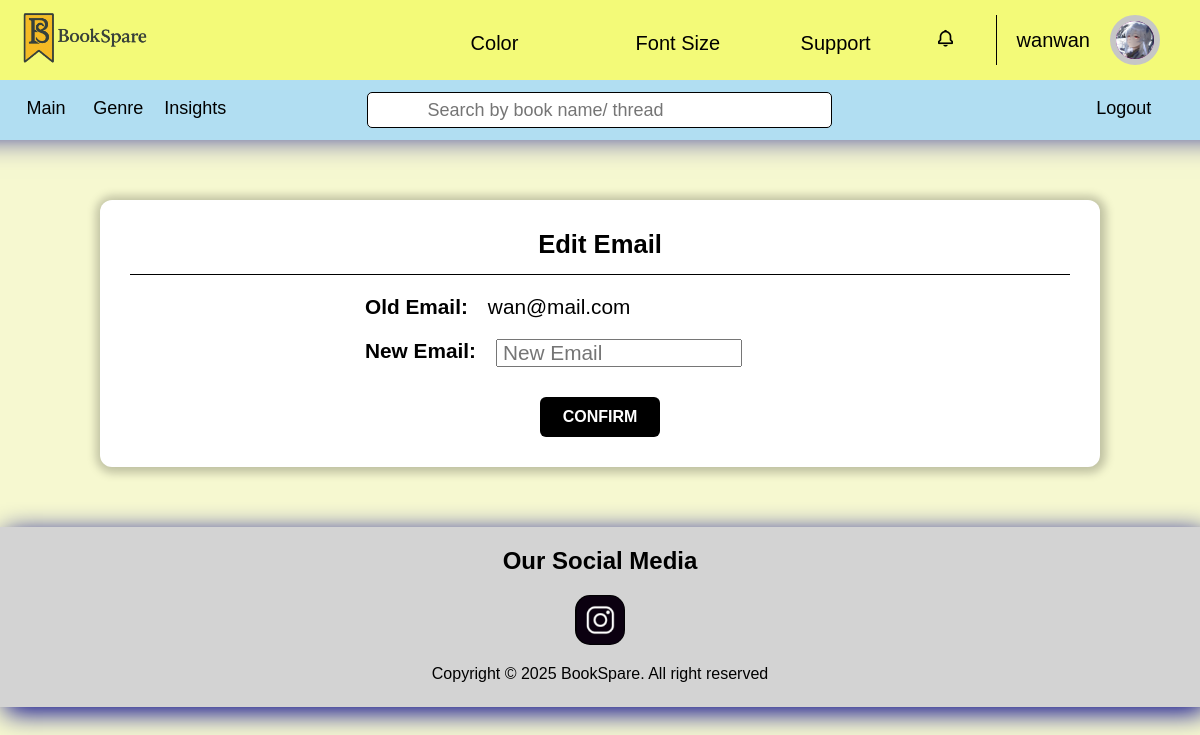
Page /profileEdit/editEmail.php (signed in) on the committed database.
### tables this page shows
CREATE TABLE `reader_user` (
  `readerID` int(11) NOT NULL,
  `username` varchar(30) NOT NULL,
  `email` varchar(70) NOT NULL,
  `phone` varchar(15) NOT NULL,
  `country` varchar(75) NOT NULL,
  `dateOfBirth` date NOT NULL,
  `password` varchar(255) DEFAULT NULL,
  `avatar` varchar(255) DEFAULT NULL
);

### profileEdit/editEmail.php (the view, shortened to what this page needs)
<?php
require("../database/database.php");
$username = $_SESSION['username'];
$email = $_SESSION['email'];
$contact = $_SESSION['contact'];
$sql = "SELECT * FROM Reader_User WHERE username = '$username'
OR email = '$email' OR phone = '$contact'";
$runSQL = $conn->query($sql);
$user = $runSQL->fetch_assoc();
$showPHPHandle = ($_SERVER['REQUEST_METHOD'] === "POST");
?>
<!DOCTYPE html>
<html lang="en" data-themeColor="defaultColor" data-fontSize="defaultFontSize">
<head>
</head>
<body>
    <?php include("header.php"); ?>
    <main style="<?php echo $showPHPHandle ? 'display: none;' : 'display: block;'; ?>">
        <div class="edit-container">
            <div class="edit-header">
                <h2
                    style="text-align: center; font-size: 1.6em;">Edit Email
                </h2>
            </div>
            <form class="formEdit" action="<?php echo htmlspecialchars($_SERVER["PHP_SELF"]); ?>" method="post">
                <p>
                    Old Email: <label for="" style="font-weight: normal;"><?php echo $user['email']; ?></label>
                </p>
                <p>
                    New Email: <label for="" style="font-weight: normal;"><input type="text" placeholder="New Email" id="username" name="email" autofocus required></label>
                </p>
                <input type="submit" class="confirm-btn" value="CONFIRM" id="confirmBtn">
            </form>
        </div>
    </main>
</body>
</html>

### profileEdit/header.php (shortened to what this page needs)
<!DOCTYPE html>
<html lang="en" data-themeColor="defaultColor" data-fontSize="defaultFontSize">
<head>
</head>
<body>
    <header>
        <div id="firstHeader">
            <a href="../main.php" id="logo"><img src="../image/logoTitle.png" alt="logo" id="logoImage"></a>
            <nav>
                <div>
                    <span class="colorButton"><label for="color">Color<box-icon name='chevron-down'
                                class="downArrow"></box-icon></label></span>
                </div>
                <div>
                    <span class="fontSizeButton"><label for="fontSize">Font Size<box-icon name='chevron-down'
                                class="downArrow"></box-icon></label></span>
                </div>
                <div>
                    <span class="supportButton"><label for="support">Support<box-icon name='chevron-down'
                                class="downArrow"></box-icon></label></span>
                </div>
                <div>
                    <span class="notificationButton"><label for="notification"><i class='bx  bx-bell' ></i> </label></span>
                </div>
                <div>
                    <span class="profile">
                        <?php echo $user['username']; ?>
                        <a>
                        <?php
                            if ($user['avatar'] == null) {
                                echo $user['username'][0];
                            } else {
                                echo "<img src=../".$user['avatar']." alt='Profile Image'>";
                            }
                        ?>
                        </a>
                    </span>
                </div>
            </nav>
        </div>
        <div id="secondHeader">
            <nav>
                <a href="../main.php"><label for="">Main</label></a>
                <a href="../genre.php"><label for="">Genre</label></a>
                <a href="../barChart.php"><label for="">Insights</label></a>
            </nav>
            <form method="POST" action="../search.php" class="headerForm">
                <box-icon name='search-alt'></box-icon>
                <input type="text" placeholder="Search by book name/ thread" name="search">
            </form>
            <nav>
                <a href="../logout.php"><label for="main">Logout</label></a>
            </nav>
        </div>
    </header>
</body>
</html>

### style.css (style rules this page uses)
:root { --bodyBgColor: #f6f8d0; --firstHeaderBgColor: #f3fa78; --firstHeaderBoxShadow: 1px 1px 30px 53px darkblue; --secondHeaderBgColor: #b1def2; --footerBgColor: lightgray; --footerBoxShadow: 5px 5px 25px 0.5px darkblue; --footerColor: black; --headerAnchor: black; --headerSpan: black; --iconColor: black; --fontSize: 1em; --fontSizeTitle: 1.5em; --navLabelBorderSize: 165px; transition: 0.2s; }
html { font-size: 16px; }
* { box-sizing: border-box; margin: 0; padding: 0; font-size: var(--fontSize); user-select: none; font-family:'Gill Sans', 'Gill Sans MT', Calibri, 'Trebuchet MS', sans-serif }
body { background-color: var(--bodyBgColor); }
header { display: flex; flex-direction: column; user-select: none; top: 0; position: sticky; z-index: 999; }
box-icon { fill: var(--iconColor); }
header #firstHeader { display: flex; justify-content: space-between; padding: 0px 20px; font-size: 20px; background-color: var(--firstHeaderBgColor); box-shadow: var(--firstHeaderBoxShadow); height: 80px; align-items: center; }
header #firstHeader a { width: 130px; color: var(--headerAnchor); }
header #logoImage { width: 100%; }
header nav { width: 70%; margin: 18px 0 18px 10px; align-items: center; }
header #firstHeader nav { display: flex; justify-content: right; }
header #firstHeader nav span { display: inline-block; text-decoration: none; color: var(--headerSpan); padding: 0 20px; width: var(--navLabelBorderSize); }
header #firstHeader span label { cursor: pointer; transition: 0.3s; }
header #firstHeader span .downArrow { margin-left: 10px; width: 20%; }
header #firstHeader span.profile { display: flex; gap: 20px; align-items: center; border-left: 1px solid; cursor: pointer; width: auto; }
header #firstHeader span.profile a { display: inline-flex; height: 50px; width: 50px; border: 6px solid rgb(198, 198, 198); background-color: purple; border-radius: 50px; justify-content: center; align-items: center; color: white; cursor: pointer; }
header #firstHeader span.profile img { display: inline-block; height: 100%; width: 100%; border-radius: 50px; }
header #firstHeader nav span.notificationButton { display: flex; justify-content: center; align-items: center; width: 50px; padding: 0 50px 0 0; }
header #secondHeader { height: 60px; background-color: var(--secondHeaderBgColor); font-size: 18px; display: flex; }
header #secondHeader nav { text-align: left; width: 30%; padding: 0 0 0 10px; }
header #secondHeader nav:nth-child(3) { text-align: right; padding: 0 50px; }
header #secondHeader nav a { text-decoration: none; color: var(--headerAnchor); }
header #secondHeader a label { display: inline-block; width: 20%; text-align: center; cursor: pointer; transition: 0.2s; }
header #secondHeader form.headerForm { border-radius: 5px !important; border: 1px solid !important; margin: 12px 0 !important; width: 39% !important; background-color: white !important; }
header #secondHeader form.headerForm box-icon { display: inline-block !important; margin: 6px 10px !important; fill: black !important; }
header #secondHeader form.headerForm input { vertical-align: top !important; height: 34px !important; width: 88% !important; border: none !important; outline: none !important; padding: 0 10px !important; }
footer { display: flex; flex-direction: column; text-align: center; gap: 20px; height: 220px; background-color: var(--footerBgColor); padding: 20px 0; user-select: none; box-shadow: var(--footerBoxShadow); color: var(--footerColor); }
footer h1 { font-size: var(--fontSizeTitle) }
footer a { margin: 0 auto; background-image: url("image/socialMedia/ig.png"); background-repeat: no-repeat; background-size: contain; width: 70px; height: 70px; border-radius: 20px; transition: 0.3s; }
@media (min-width: 800px) and (max-width: 1250px) { header #firstHeader a { width: 130px; } }
@media (min-width: 800px) and (max-width: 1250px) { header #secondHeader nav a { padding: 0 15px 0 0; } }
@media (min-width: 800px) and (max-width: 1250px) { header #secondHeader a label { width: 15%; } }
@media (min-width: 800px) and (max-width: 1250px) { footer { height: 180px; } }
@media (min-width: 800px) and (max-width: 1250px) { footer a { width: 50px; height: 50px; border-radius: 15px; } }

### rows in the picture
reader_user: username "wanwan", avatar (picture), email "wan@mail.com"
